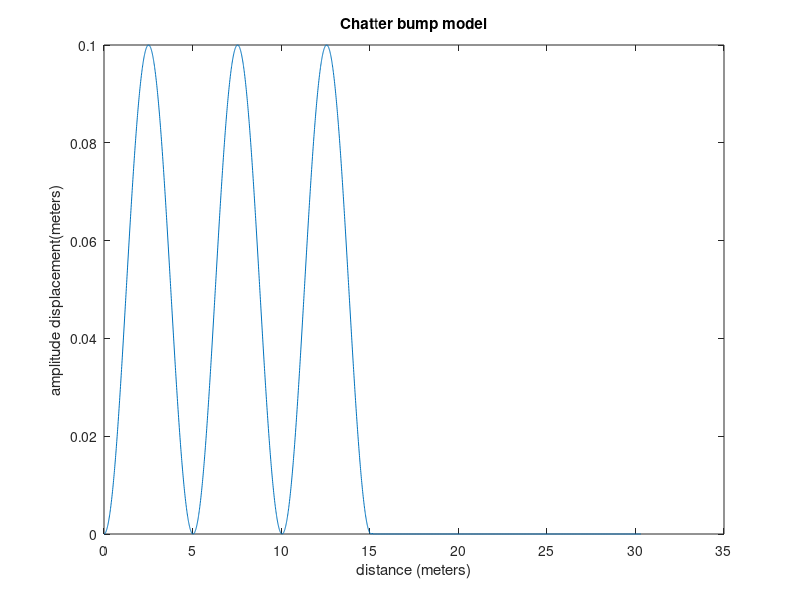

Recreate this plot in MATLAB.
%80km/hr input Chatter bump 
%t=0:.025:2.925;
%w=0:.005:.29;
%u1=.05+0.05*sin(((200/3.1)*w)-(pi/2));
%u2=zeros(size(u1));
%u=[u1 u2];
%plot(t,u)
%xlabel('time (seconds)')
%ylabel('amplitude displacement(meters)')
%title('Chatter input 80km/hr')

%Input Chatter bump displacment
t=0:.01:30.31;
w=0:.01:(5*pi-.55);
u1=.05+0.05*sin((1.25)*w-(pi/2));
u2=zeros(size(u1));
u=[u1 u2];
plot(t,u)
xlabel('distance (meters)')
ylabel('amplitude displacement(meters)')
title('Chatter bump model')
